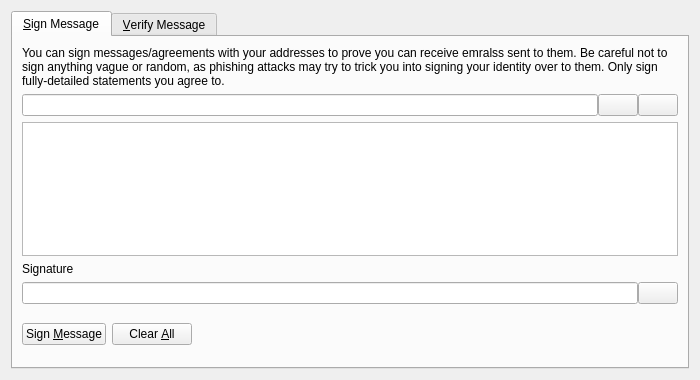
<?xml version="1.0" encoding="UTF-8"?>
<ui version="4.0">
 <class>SignVerifyMessageDialog</class>
 <widget class="QDialog" name="SignVerifyMessageDialog">
  <property name="geometry">
   <rect>
    <x>0</x>
    <y>0</y>
    <width>700</width>
    <height>380</height>
   </rect>
  </property>
  <property name="windowTitle">
   <string>Signatures - Sign / Verify a Message</string>
  </property>
  <property name="modal">
   <bool>true</bool>
  </property>
  <layout class="QVBoxLayout" name="verticalLayout">
   <item>
    <widget class="QTabWidget" name="tabWidget">
     <property name="currentIndex">
      <number>0</number>
     </property>
     <widget class="QWidget" name="tabSignMessage">
      <attribute name="title">
       <string>&amp;Sign Message</string>
      </attribute>
      <layout class="QVBoxLayout" name="verticalLayout_SM">
       <item>
        <widget class="QLabel" name="infoLabel_SM">
         <property name="text">
          <string>You can sign messages/agreements with your addresses to prove you can receive emralss sent to them. Be careful not to sign anything vague or random, as phishing attacks may try to trick you into signing your identity over to them. Only sign fully-detailed statements you agree to.</string>
         </property>
         <property name="textFormat">
          <enum>Qt::PlainText</enum>
         </property>
         <property name="wordWrap">
          <bool>true</bool>
         </property>
        </widget>
       </item>
       <item>
        <layout class="QHBoxLayout" name="horizontalLayout_1_SM">
         <property name="spacing">
          <number>0</number>
         </property>
         <item>
          <widget class="QValidatedLineEdit" name="addressIn_SM">
           <property name="toolTip">
            <string>The EMRALS address to sign the message with</string>
           </property>
          </widget>
         </item>
         <item>
          <widget class="QPushButton" name="addressBookButton_SM">
           <property name="toolTip">
            <string>Choose previously used address</string>
           </property>
           <property name="text">
            <string/>
           </property>
           <property name="icon">
            <iconset resource="../emrals.qrc">
             <normaloff>:/icons/address-book</normaloff>:/icons/address-book</iconset>
           </property>
           <property name="shortcut">
            <string>Alt+A</string>
           </property>
           <property name="autoDefault">
            <bool>false</bool>
           </property>
          </widget>
         </item>
         <item>
          <widget class="QPushButton" name="pasteButton_SM">
           <property name="toolTip">
            <string>Paste address from clipboard</string>
           </property>
           <property name="text">
            <string/>
           </property>
           <property name="icon">
            <iconset resource="../emrals.qrc">
             <normaloff>:/icons/editpaste</normaloff>:/icons/editpaste</iconset>
           </property>
           <property name="shortcut">
            <string>Alt+P</string>
           </property>
           <property name="autoDefault">
            <bool>false</bool>
           </property>
          </widget>
         </item>
        </layout>
       </item>
       <item>
        <widget class="QPlainTextEdit" name="messageIn_SM">
         <property name="toolTip">
          <string>Enter the message you want to sign here</string>
         </property>
        </widget>
       </item>
       <item>
        <widget class="QLabel" name="signatureLabel_SM">
         <property name="text">
          <string>Signature</string>
         </property>
         <property name="textFormat">
          <enum>Qt::PlainText</enum>
         </property>
        </widget>
       </item>
       <item>
        <layout class="QHBoxLayout" name="horizontalLayout_2_SM">
         <property name="spacing">
          <number>0</number>
         </property>
         <item>
          <widget class="QLineEdit" name="signatureOut_SM">
           <property name="font">
            <font>
             <italic>true</italic>
            </font>
           </property>
           <property name="readOnly">
            <bool>true</bool>
           </property>
          </widget>
         </item>
         <item>
          <widget class="QPushButton" name="copySignatureButton_SM">
           <property name="toolTip">
            <string>Copy the current signature to the system clipboard</string>
           </property>
           <property name="text">
            <string/>
           </property>
           <property name="icon">
            <iconset resource="../emrals.qrc">
             <normaloff>:/icons/editcopy</normaloff>:/icons/editcopy</iconset>
           </property>
           <property name="autoDefault">
            <bool>false</bool>
           </property>
          </widget>
         </item>
        </layout>
       </item>
       <item>
        <layout class="QHBoxLayout" name="horizontalLayout_3_SM">
         <item>
          <widget class="QPushButton" name="signMessageButton_SM">
           <property name="toolTip">
            <string>Sign the message to prove you own this EMRALS address</string>
           </property>
           <property name="text">
            <string>Sign &amp;Message</string>
           </property>
           <property name="icon">
            <iconset resource="../emrals.qrc">
             <normaloff>:/icons/edit</normaloff>:/icons/edit</iconset>
           </property>
           <property name="autoDefault">
            <bool>false</bool>
           </property>
          </widget>
         </item>
         <item>
          <widget class="QPushButton" name="clearButton_SM">
           <property name="toolTip">
            <string>Reset all sign message fields</string>
           </property>
           <property name="text">
            <string>Clear &amp;All</string>
           </property>
           <property name="icon">
            <iconset resource="../emrals.qrc">
             <normaloff>:/icons/remove</normaloff>:/icons/remove</iconset>
           </property>
           <property name="autoDefault">
            <bool>false</bool>
           </property>
          </widget>
         </item>
         <item>
          <spacer name="horizontalSpacer_1_SM">
           <property name="orientation">
            <enum>Qt::Horizontal</enum>
           </property>
           <property name="sizeHint" stdset="0">
            <size>
             <width>40</width>
             <height>48</height>
            </size>
           </property>
          </spacer>
         </item>
         <item>
          <widget class="QLabel" name="statusLabel_SM">
           <property name="font">
            <font>
             <weight>75</weight>
             <bold>true</bold>
            </font>
           </property>
           <property name="text">
            <string/>
           </property>
           <property name="wordWrap">
            <bool>true</bool>
           </property>
          </widget>
         </item>
         <item>
          <spacer name="horizontalSpacer_2_SM">
           <property name="orientation">
            <enum>Qt::Horizontal</enum>
           </property>
           <property name="sizeHint" stdset="0">
            <size>
             <width>40</width>
             <height>48</height>
            </size>
           </property>
          </spacer>
         </item>
        </layout>
       </item>
      </layout>
     </widget>
     <widget class="QWidget" name="tabVerifyMessage">
      <attribute name="title">
       <string>&amp;Verify Message</string>
      </attribute>
      <layout class="QVBoxLayout" name="verticalLayout_VM">
       <item>
        <widget class="QLabel" name="infoLabel_VM">
         <property name="text">
          <string>Enter the receiver's address, message (ensure you copy line breaks, spaces, tabs, etc. exactly) and signature below to verify the message. Be careful not to read more into the signature than what is in the signed message itself, to avoid being tricked by a man-in-the-middle attack. Note that this only proves the signing party receives with the address, it cannot prove sendership of any transaction!</string>
         </property>
         <property name="textFormat">
          <enum>Qt::PlainText</enum>
         </property>
         <property name="alignment">
          <set>Qt::AlignLeading|Qt::AlignLeft|Qt::AlignTop</set>
         </property>
         <property name="wordWrap">
          <bool>true</bool>
         </property>
        </widget>
       </item>
       <item>
        <layout class="QHBoxLayout" name="horizontalLayout_1_VM">
         <property name="spacing">
          <number>0</number>
         </property>
         <item>
          <widget class="QValidatedLineEdit" name="addressIn_VM">
           <property name="toolTip">
            <string>The EMRALS address the message was signed with</string>
           </property>
          </widget>
         </item>
         <item>
          <widget class="QPushButton" name="addressBookButton_VM">
           <property name="toolTip">
            <string>Choose previously used address</string>
           </property>
           <property name="text">
            <string/>
           </property>
           <property name="icon">
            <iconset resource="../emrals.qrc">
             <normaloff>:/icons/address-book</normaloff>:/icons/address-book</iconset>
           </property>
           <property name="shortcut">
            <string>Alt+A</string>
           </property>
           <property name="autoDefault">
            <bool>false</bool>
           </property>
          </widget>
         </item>
        </layout>
       </item>
       <item>
        <widget class="QPlainTextEdit" name="messageIn_VM"/>
       </item>
       <item>
        <widget class="QValidatedLineEdit" name="signatureIn_VM"/>
       </item>
       <item>
        <layout class="QHBoxLayout" name="horizontalLayout_2_VM">
         <item>
          <widget class="QPushButton" name="verifyMessageButton_VM">
           <property name="toolTip">
            <string>Verify the message to ensure it was signed with the specified EMRALS address</string>
           </property>
           <property name="text">
            <string>Verify &amp;Message</string>
           </property>
           <property name="icon">
            <iconset resource="../emrals.qrc">
             <normaloff>:/icons/transaction_0</normaloff>:/icons/transaction_0</iconset>
           </property>
           <property name="autoDefault">
            <bool>false</bool>
           </property>
          </widget>
         </item>
         <item>
          <widget class="QPushButton" name="clearButton_VM">
           <property name="toolTip">
            <string>Reset all verify message fields</string>
           </property>
           <property name="text">
            <string>Clear &amp;All</string>
           </property>
           <property name="icon">
            <iconset resource="../emrals.qrc">
             <normaloff>:/icons/remove</normaloff>:/icons/remove</iconset>
           </property>
           <property name="autoDefault">
            <bool>false</bool>
           </property>
          </widget>
         </item>
         <item>
          <spacer name="horizontalSpacer_1_VM">
           <property name="orientation">
            <enum>Qt::Horizontal</enum>
           </property>
           <property name="sizeHint" stdset="0">
            <size>
             <width>40</width>
             <height>48</height>
            </size>
           </property>
          </spacer>
         </item>
         <item>
          <widget class="QLabel" name="statusLabel_VM">
           <property name="font">
            <font>
             <weight>75</weight>
             <bold>true</bold>
            </font>
           </property>
           <property name="text">
            <string/>
           </property>
           <property name="wordWrap">
            <bool>true</bool>
           </property>
          </widget>
         </item>
         <item>
          <spacer name="horizontalSpacer_2_VM">
           <property name="orientation">
            <enum>Qt::Horizontal</enum>
           </property>
           <property name="sizeHint" stdset="0">
            <size>
             <width>40</width>
             <height>48</height>
            </size>
           </property>
          </spacer>
         </item>
        </layout>
       </item>
      </layout>
     </widget>
    </widget>
   </item>
  </layout>
 </widget>
 <customwidgets>
  <customwidget>
   <class>QValidatedLineEdit</class>
   <extends>QLineEdit</extends>
   <header>qt/qvalidatedlineedit.h</header>
  </customwidget>
 </customwidgets>
 <resources>
  <include location="../emrals.qrc"/>
 </resources>
 <connections/>
</ui>
